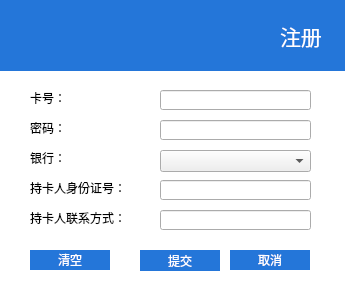
<?xml version="1.0" encoding="UTF-8"?>
<ui version="4.0">
 <class>regDialog</class>
 <widget class="QDialog" name="regDialog">
  <property name="geometry">
   <rect>
    <x>0</x>
    <y>0</y>
    <width>345</width>
    <height>303</height>
   </rect>
  </property>
  <property name="minimumSize">
   <size>
    <width>345</width>
    <height>303</height>
   </size>
  </property>
  <property name="maximumSize">
   <size>
    <width>345</width>
    <height>303</height>
   </size>
  </property>
  <property name="windowTitle">
   <string>注册</string>
  </property>
  <widget class="QLabel" name="labelAccount">
   <property name="geometry">
    <rect>
     <x>30</x>
     <y>90</y>
     <width>101</width>
     <height>16</height>
    </rect>
   </property>
   <property name="text">
    <string>卡号：</string>
   </property>
  </widget>
  <widget class="QLabel" name="labelPassword">
   <property name="geometry">
    <rect>
     <x>30</x>
     <y>120</y>
     <width>101</width>
     <height>16</height>
    </rect>
   </property>
   <property name="text">
    <string>密码：</string>
   </property>
  </widget>
  <widget class="QLabel" name="labelBank">
   <property name="geometry">
    <rect>
     <x>30</x>
     <y>150</y>
     <width>101</width>
     <height>16</height>
    </rect>
   </property>
   <property name="text">
    <string>银行：</string>
   </property>
  </widget>
  <widget class="QLabel" name="labelId">
   <property name="geometry">
    <rect>
     <x>30</x>
     <y>180</y>
     <width>101</width>
     <height>16</height>
    </rect>
   </property>
   <property name="text">
    <string>持卡人身份证号：</string>
   </property>
  </widget>
  <widget class="QLabel" name="labelContact">
   <property name="geometry">
    <rect>
     <x>30</x>
     <y>210</y>
     <width>101</width>
     <height>16</height>
    </rect>
   </property>
   <property name="text">
    <string>持卡人联系方式：</string>
   </property>
  </widget>
  <widget class="QLineEdit" name="lineEditNum">
   <property name="geometry">
    <rect>
     <x>160</x>
     <y>90</y>
     <width>151</width>
     <height>20</height>
    </rect>
   </property>
   <property name="clearButtonEnabled">
    <bool>false</bool>
   </property>
  </widget>
  <widget class="QLineEdit" name="lineEditPassword">
   <property name="geometry">
    <rect>
     <x>160</x>
     <y>120</y>
     <width>151</width>
     <height>20</height>
    </rect>
   </property>
   <property name="clearButtonEnabled">
    <bool>true</bool>
   </property>
  </widget>
  <widget class="QLineEdit" name="lineEditId">
   <property name="geometry">
    <rect>
     <x>160</x>
     <y>180</y>
     <width>151</width>
     <height>20</height>
    </rect>
   </property>
   <property name="clearButtonEnabled">
    <bool>false</bool>
   </property>
  </widget>
  <widget class="QLineEdit" name="lineEditContact">
   <property name="geometry">
    <rect>
     <x>160</x>
     <y>210</y>
     <width>151</width>
     <height>20</height>
    </rect>
   </property>
   <property name="clearButtonEnabled">
    <bool>false</bool>
   </property>
  </widget>
  <widget class="QComboBox" name="comboBoxbank">
   <property name="geometry">
    <rect>
     <x>160</x>
     <y>150</y>
     <width>151</width>
     <height>22</height>
    </rect>
   </property>
   <property name="styleSheet">
    <string notr="true"/>
   </property>
  </widget>
  <widget class="QPushButton" name="buttonSubmit">
   <property name="geometry">
    <rect>
     <x>140</x>
     <y>250</y>
     <width>80</width>
     <height>21</height>
    </rect>
   </property>
   <property name="styleSheet">
    <string notr="true">color:white;background-color: rgb(36, 118, 217);border-style: solid</string>
   </property>
   <property name="text">
    <string>提交</string>
   </property>
  </widget>
  <widget class="QPushButton" name="buttonClear">
   <property name="geometry">
    <rect>
     <x>30</x>
     <y>250</y>
     <width>80</width>
     <height>20</height>
    </rect>
   </property>
   <property name="styleSheet">
    <string notr="true">color:white;background-color: rgb(36, 118, 217);border-style: solid</string>
   </property>
   <property name="text">
    <string>清空</string>
   </property>
  </widget>
  <widget class="QPushButton" name="buttonCancel">
   <property name="geometry">
    <rect>
     <x>230</x>
     <y>250</y>
     <width>80</width>
     <height>20</height>
    </rect>
   </property>
   <property name="styleSheet">
    <string notr="true">color:white;background-color: rgb(36, 118, 217);border-style: solid</string>
   </property>
   <property name="text">
    <string>取消</string>
   </property>
  </widget>
  <widget class="QLabel" name="label">
   <property name="geometry">
    <rect>
     <x>-10</x>
     <y>0</y>
     <width>361</width>
     <height>71</height>
    </rect>
   </property>
   <property name="styleSheet">
    <string notr="true">color:white;background-color: rgb(36, 118, 217);border-style: solid</string>
   </property>
   <property name="text">
    <string/>
   </property>
  </widget>
  <widget class="QLabel" name="label_2">
   <property name="geometry">
    <rect>
     <x>0</x>
     <y>70</y>
     <width>351</width>
     <height>241</height>
    </rect>
   </property>
   <property name="styleSheet">
    <string notr="true">background-color: rgb(255, 255, 255);</string>
   </property>
   <property name="text">
    <string/>
   </property>
  </widget>
  <widget class="QLabel" name="label_5">
   <property name="geometry">
    <rect>
     <x>224</x>
     <y>12</y>
     <width>48</width>
     <height>48</height>
    </rect>
   </property>
   <property name="text">
    <string/>
   </property>
   <property name="pixmap">
    <pixmap resource="../Store/icon.qrc">:/Icon/Icon/useradd-white-48.png</pixmap>
   </property>
  </widget>
  <widget class="QLabel" name="label_6">
   <property name="geometry">
    <rect>
     <x>280</x>
     <y>20</y>
     <width>51</width>
     <height>31</height>
    </rect>
   </property>
   <property name="font">
    <font>
     <family>黑体</family>
     <pointsize>16</pointsize>
    </font>
   </property>
   <property name="styleSheet">
    <string notr="true">color:white;background-color: rgb(36, 118, 217);border-style: solid</string>
   </property>
   <property name="text">
    <string>注册</string>
   </property>
  </widget>
  <zorder>label_2</zorder>
  <zorder>labelAccount</zorder>
  <zorder>labelPassword</zorder>
  <zorder>labelBank</zorder>
  <zorder>labelId</zorder>
  <zorder>labelContact</zorder>
  <zorder>lineEditNum</zorder>
  <zorder>lineEditPassword</zorder>
  <zorder>lineEditId</zorder>
  <zorder>lineEditContact</zorder>
  <zorder>comboBoxbank</zorder>
  <zorder>buttonSubmit</zorder>
  <zorder>buttonClear</zorder>
  <zorder>buttonCancel</zorder>
  <zorder>label</zorder>
  <zorder>label_5</zorder>
  <zorder>label_6</zorder>
 </widget>
 <tabstops>
  <tabstop>lineEditNum</tabstop>
  <tabstop>lineEditPassword</tabstop>
  <tabstop>comboBoxbank</tabstop>
  <tabstop>lineEditId</tabstop>
  <tabstop>lineEditContact</tabstop>
  <tabstop>buttonSubmit</tabstop>
  <tabstop>buttonCancel</tabstop>
  <tabstop>buttonClear</tabstop>
 </tabstops>
 <resources/>
 <connections/>
</ui>
